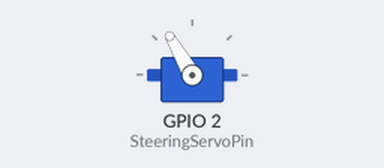
Recording of a sketch running on a simulated ESP32. Parts: servo. What the sketch prints to the serial monitor is not drawn.

Above: at 0.05 s.
At 0.75 s:
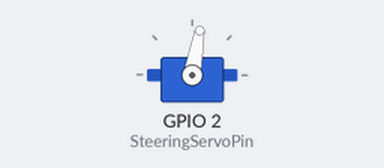
At 1.5 s:
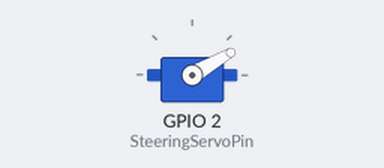
Timing chart, 0 to 3.5 s (numbered marks = the images above):
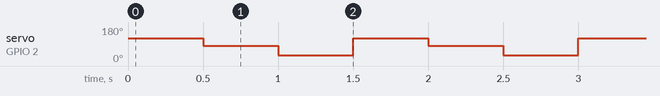

Measured:
- by itself, servo on GPIO 2 (SteeringServoPin): repeats every 1.5 s: 30° 0.50 s, 120° 0.50 s, 80° 0.50 s

The sketch:

servo_steering.ino
```cpp
#include <ESP32Servo.h>

#define SteeringServoPin 2

Servo steeringServo;

void setup() {
  Serial.begin(115200);
  steeringServo.attach(SteeringServoPin);
  Serial.println("Servo Test Started...");
}

void loop() {
  steeringServo.write(120);
  delay(500);
  steeringServo.write(80);
  delay(500);
  steeringServo.write(30);
  delay(500);
}
```
